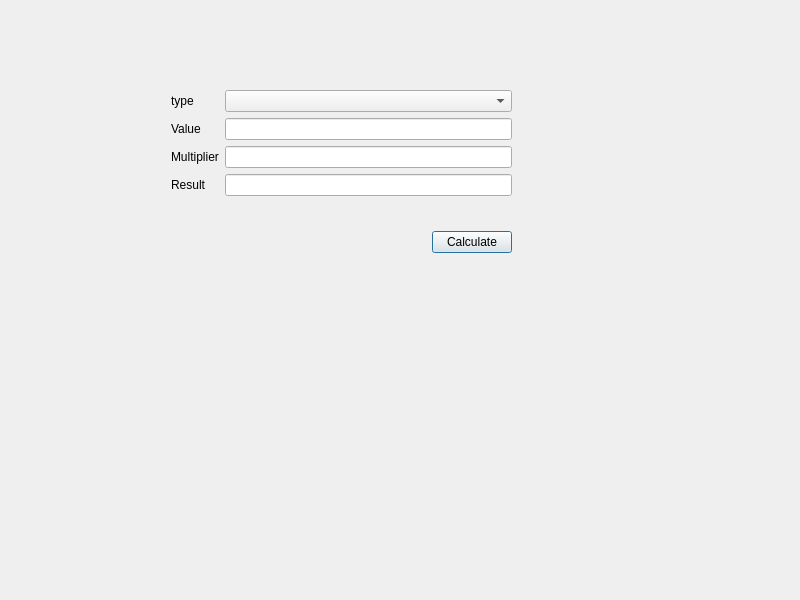
<?xml version="1.0" encoding="UTF-8"?>
<ui version="4.0">
 <class>Dialog</class>
 <widget class="QDialog" name="Dialog">
  <property name="geometry">
   <rect>
    <x>0</x>
    <y>0</y>
    <width>800</width>
    <height>600</height>
   </rect>
  </property>
  <property name="windowTitle">
   <string>Dialog</string>
  </property>
  <widget class="QWidget" name="layoutWidget">
   <property name="geometry">
    <rect>
     <x>171</x>
     <y>61</y>
     <width>341</width>
     <height>221</height>
    </rect>
   </property>
   <layout class="QGridLayout" name="gridLayout_2">
    <item row="0" column="0" colspan="2">
     <layout class="QGridLayout" name="gridLayout">
      <item row="1" column="0">
       <widget class="QLabel" name="VALUE">
        <property name="text">
         <string>Value</string>
        </property>
       </widget>
      </item>
      <item row="3" column="0">
       <widget class="QLabel" name="Result">
        <property name="text">
         <string>Result</string>
        </property>
       </widget>
      </item>
      <item row="2" column="1">
       <widget class="QLineEdit" name="Lemultiplier"/>
      </item>
      <item row="0" column="1">
       <widget class="QComboBox" name="Letype"/>
      </item>
      <item row="0" column="0">
       <widget class="QLabel" name="TYPE">
        <property name="text">
         <string>type</string>
        </property>
       </widget>
      </item>
      <item row="1" column="1">
       <widget class="QLineEdit" name="Levalue"/>
      </item>
      <item row="2" column="0">
       <widget class="QLabel" name="Multiplier">
        <property name="text">
         <string>Multiplier</string>
        </property>
       </widget>
      </item>
      <item row="3" column="1">
       <widget class="QLineEdit" name="Leresult"/>
      </item>
     </layout>
    </item>
    <item row="1" column="0">
     <spacer name="horizontalSpacer">
      <property name="orientation">
       <enum>Qt::Orientation::Horizontal</enum>
      </property>
      <property name="sizeHint" stdset="0">
       <size>
        <width>118</width>
        <height>18</height>
       </size>
      </property>
     </spacer>
    </item>
    <item row="1" column="1">
     <widget class="QPushButton" name="Calculate">
      <property name="text">
       <string>Calculate</string>
      </property>
     </widget>
    </item>
   </layout>
  </widget>
 </widget>
 <resources/>
 <connections/>
</ui>
